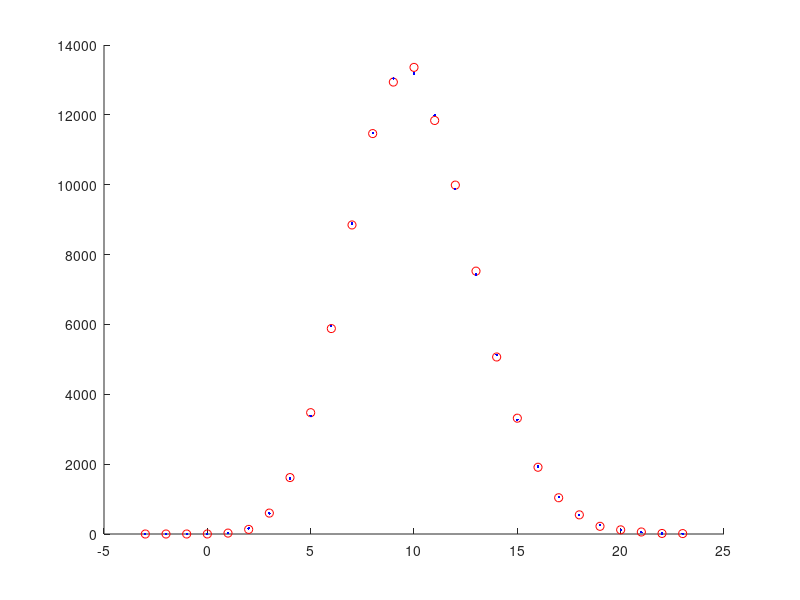

Here is the MATLAB script that generated this plot:
%bingen.m
n = 100; p = 0.1; mu = n*p; N = 10^5;
x = zeros(1,N); c = log(1-p);
for i=1:N
    s = ceil(log(rand)/c);
    xi = 0;
    while s < n + 1
       xi = xi+ 1;
       s = s + ceil(log(rand)/c);
    end
    x(i)= xi;
end
  
xx = [floor(mu - 4*sqrt(mu)):1:ceil(mu + 4*sqrt(mu))];
count = hist(x,xx);
ex = binopdf(xx,n,p)*N;
hold on
plot(xx,count,'or')
plot(xx,ex,'.b')
hold off
